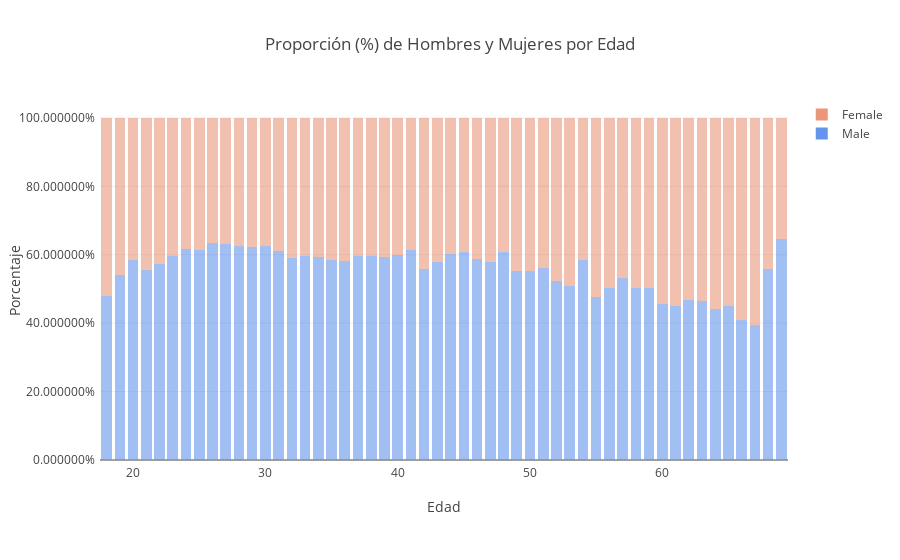

The notebook cell saved with this chart:
### Code cell
trace1 = go.Bar(
    x=sorted(list(df_m.age.unique())),
    y=[len(df_m[df_m.age==x])/len(df.loc[df.age == x])  for x in sorted(list(df_m.age.unique()))],
    marker=dict(color="cornflowerblue",
            opacity=0.6),name='Male'
)
trace2 = go.Bar(
    x=sorted(list(df_m.age.unique())),
    y=[len(df_f[df_f.age==x])/len(df.loc[df.age == x])   for x in sorted(list(df_m.age.unique()))],
    marker=dict(color="darksalmon",
            opacity=0.6),
    name='Female'
)

data = [trace1, trace2]
layout = go.Layout(
    barmode='stack', margin=go.layout.Margin(
        l=100,
        r=50,
        b=100,
        t=100,
        pad=4
    ),
    title = 'Proporción (%) de Hombres y Mujeres por Edad',
     xaxis = dict(title = 'Edad'),
    yaxis = dict(title= "Porcentaje", hoverformat = '.2%', tickformat = '%')
)

fig = go.Figure(data=data, layout=layout)
iplot(fig)

### Figure 1 — Plotly figure (JSON) as saved in the notebook; plotly's stock layout.template omitted (floating-point values rounded to 4 significant figures)
{"data": [{"marker": {"color": "cornflowerblue", "opacity": 0.6}, "name": "Male", "type": "bar", "uid": "538260bb-4d3a-4c94-b701-2348fb68727f", "x": [18, 19, 20, 21, 22, 23, 24, 25, 26, 27, 28, 29, 30, 31, 32, 33, 34, 35, 36, 37, 38, 39, 40, 41, 42, 43, 44, 45, 46, 47, 48, 49, 50, 51, 52, 53, 54, 55, 56, 57, 58, 59, 60, 61, 62, 63, 64, 65, 66, 67, 68, 69], "y": [0.479, 0.5401, 0.5845, 0.5562, 0.5734, 0.5957, 0.6157, 0.614, 0.6356, 0.6312, 0.6255, 0.6234, 0.6262, 0.6124, 0.5906, 0.5956, 0.5936, 0.5835, 0.5812, 0.5978, 0.597, 0.5947, 0.5981, 0.6153, 0.5588, 0.5804, 0.6031, 0.6096, 0.5882, 0.5803, 0.6091, 0.5534, 0.5515, 0.56, 0.5233, 0.5079, 0.5843, 0.4755, 0.5018, 0.5312, 0.5025, 0.5023, 0.4564, 0.4489, 0.4671, 0.4638, 0.4425, 0.4495, 0.4095, 0.3939, 0.5593, 0.6452]}, {"marker": {"color": "darksalmon", "opacity": 0.6}, "name": "Female", "type": "bar", "uid": "f0ca543f-9d0f-4d40-ab19-77e7d413e693", "x": [18, 19, 20, 21, 22, 23, 24, 25, 26, 27, 28, 29, 30, 31, 32, 33, 34, 35, 36, 37, 38, 39, 40, 41, 42, 43, 44, 45, 46, 47, 48, 49, 50, 51, 52, 53, 54, 55, 56, 57, 58, 59, 60, 61, 62, 63, 64, 65, 66, 67, 68, 69], "y": [0.521, 0.4599, 0.4155, 0.4438, 0.4266, 0.4043, 0.3843, 0.386, 0.3644, 0.3688, 0.3745, 0.3766, 0.3738, 0.3876, 0.4094, 0.4044, 0.4064, 0.4165, 0.4188, 0.4022, 0.403, 0.4053, 0.4019, 0.3847, 0.4412, 0.4196, 0.3969, 0.3904, 0.4118, 0.4197, 0.3909, 0.4466, 0.4485, 0.44, 0.4767, 0.4921, 0.4157, 0.5245, 0.4982, 0.4688, 0.4975, 0.4977, 0.5436, 0.5511, 0.5329, 0.5362, 0.5575, 0.5505, 0.5905, 0.6061, 0.4407, 0.3548]}], "layout": {"barmode": "stack", "margin": {"b": 100, "l": 100, "pad": 4, "r": 50, "t": 100}, "title": {"text": "Proporción (%) de Hombres y Mujeres por Edad"}, "xaxis": {"title": {"text": "Edad"}}, "yaxis": {"hoverformat": ".2%", "tickformat": "%", "title": {"text": "Porcentaje"}}}}
